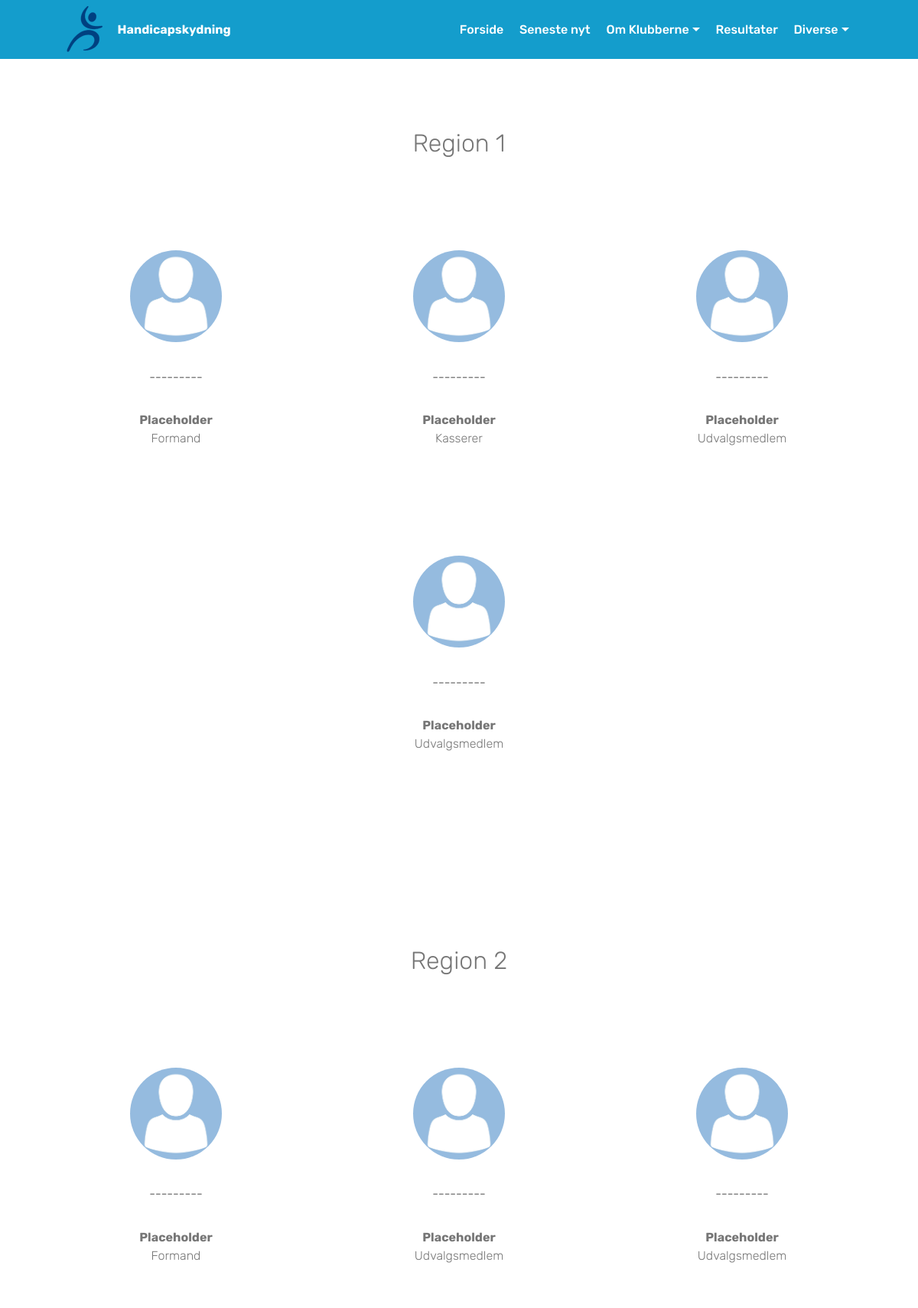
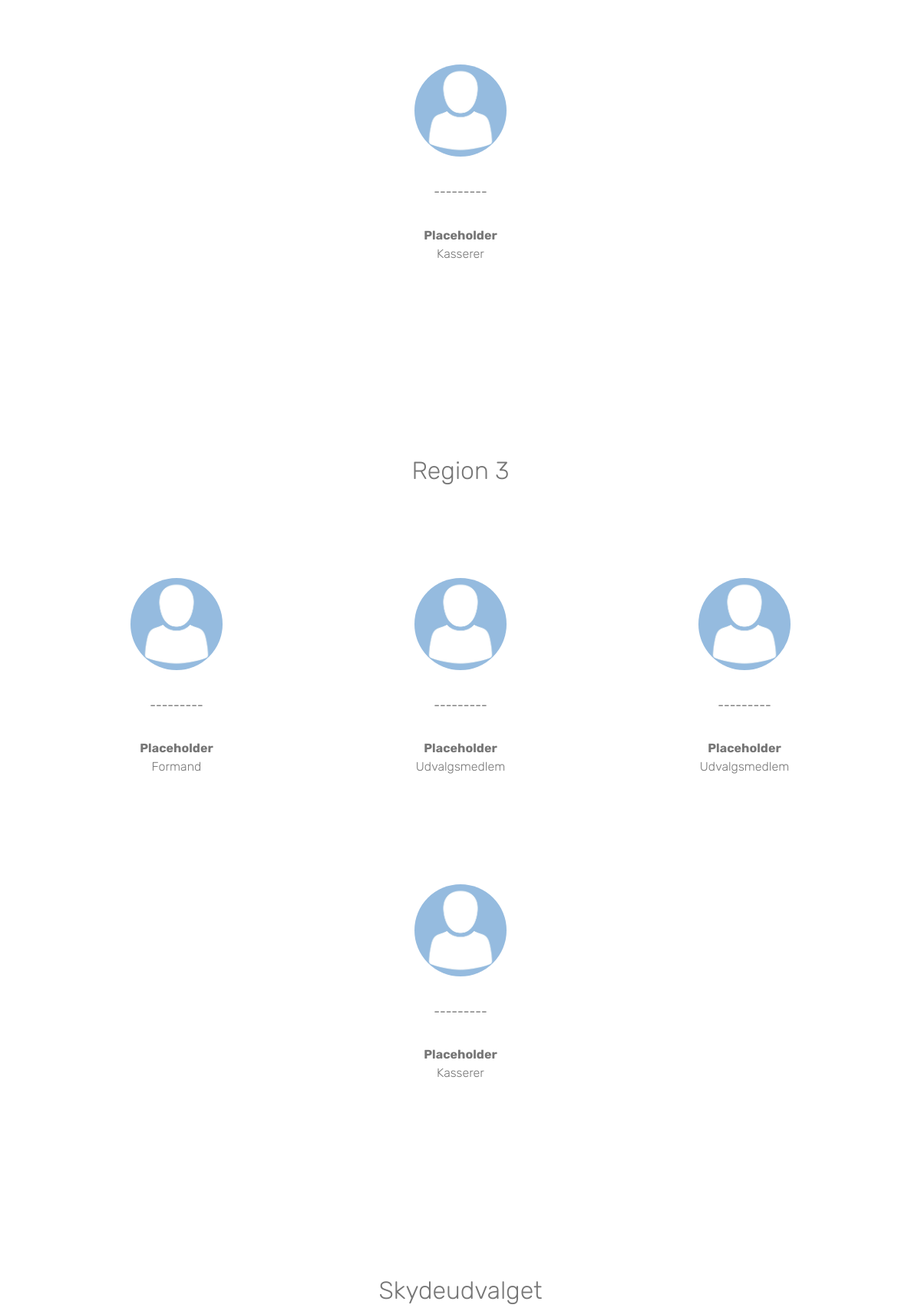
The page /bestyrelse/ (upper part) on the database its author committed (2 pictures, top to bottom).
### Handicapskydning/models.py (models this page shows, shortened)
class Department(models.Model):
    name = models.CharField(verbose_name="Afdeling", max_length=255)
    class Meta:
        verbose_name = "Bestyrelse"
        verbose_name_plural = "Bestyrelser"

class StaffMember(models.Model):
    department = models.ForeignKey(Department, on_delete=models.CASCADE, verbose_name="Afdeling")
    name = models.CharField(verbose_name="Navn", max_length=255)
    email = models.EmailField(verbose_name="Email", max_length=255)
    phone = models.PositiveIntegerField(verbose_name="Tlf")
    address = models.CharField(verbose_name="Adresse", max_length=255)
    city = models.CharField(verbose_name="By", max_length=255)
    postal_code = models.PositiveSmallIntegerField(verbose_name="Post nummer")
    title = models.CharField(verbose_name="Titel", max_length=510)
    profile_image = models.ImageField(upload_to=get_profile_picture, default='static/assets/images/mbr-510x510.jpg')
    class Meta:
        verbose_name = "Bestyrelses medlem"
        verbose_name_plural = "Bestyrelses medlemmer"

### Handicapskydning/views.py (the view)
# urls.py: path("bestyrelse/", views.Staff.as_view()),
class Staff(ListView):
    template_name = "staff.html"
    model = models.Department
    ordering = ['name']
    def get_context_data(self, **kwargs):
        context = super().get_context_data(**kwargs)
        context['staff_member'] = models.StaffMember.objects.order_by('name')
        return context

### templates/staff.html (shortened to what this page needs)
{% extends "base.html" %}
{% load static %}
{% block content %}
{% for department in object_list %}
  <section class="testimonials1 cid-rGvGdK3YoS" id="testimonials1-t">
    <div class="container">
        <div class="media-container-row">
            <div class="title col-12 align-center">
                <h3 class="mbr-section-subtitle mbr-light pb-3 mbr-fonts-style display-2">
                    {{department.name}}</h3>
            </div>
        </div>
    </div>
    <div class="container pt-3 mt-2">
        <div class="media-container-row">
            {% for member in staff_member %}
            {% if member.department == department %}
            <div class="mbr-testimonial p-3 align-center col-12 col-md-6 col-lg-4">
                <div class="panel-item p-3">
                    <a href="{{member.id}}">
                    <div class="card-block">
                        <div class="testimonial-photo">
                            <img src="{% static '' %}{{ member.profile_image }}" alt="" title="">
                        </div>
                        <p class="mbr-text mbr-fonts-style display-7">---------</p>
                    </div>
                    <div class="card-footer">
                        <div class="mbr-author-name mbr-bold mbr-fonts-style display-7">
                             {{member.name}}</div>
                        <small class="mbr-author-desc mbr-italic mbr-light mbr-fonts-style display-7">
                               {{member.title}}</small>
                    </div>
                        </a>
                </div>
            </div>
            {% endif %}
            {% endfor %}
        </div>
    </div>
</section>
{% endfor %}
{% endblock %}

### rows shown on the page
Department: name "Region 1"
StaffMember: profile_image (picture), name "Placeholder", title "Formand"
StaffMember: profile_image (picture), name "Placeholder", title "Kasserer"
StaffMember: profile_image (picture), name "Placeholder", title "Udvalgsmedlem"
StaffMember: profile_image (picture), name "Placeholder", title "Udvalgsmedlem"
Department: name "Region 2"
StaffMember: profile_image (picture), name "Placeholder", title "Formand"
StaffMember: profile_image (picture), name "Placeholder", title "Udvalgsmedlem"
StaffMember: profile_image (picture), name "Placeholder", title "Udvalgsmedlem"
StaffMember: profile_image (picture), name "Placeholder", title "Kasserer"
Department: name "Region 3"
StaffMember: profile_image (picture), name "Placeholder", title "Formand"
StaffMember: profile_image (picture), name "Placeholder", title "Udvalgsmedlem"
StaffMember: profile_image (picture), name "Placeholder", title "Udvalgsmedlem"
StaffMember: profile_image (picture), name "Placeholder", title "Kasserer"
Department: name "Skydeudvalget"
